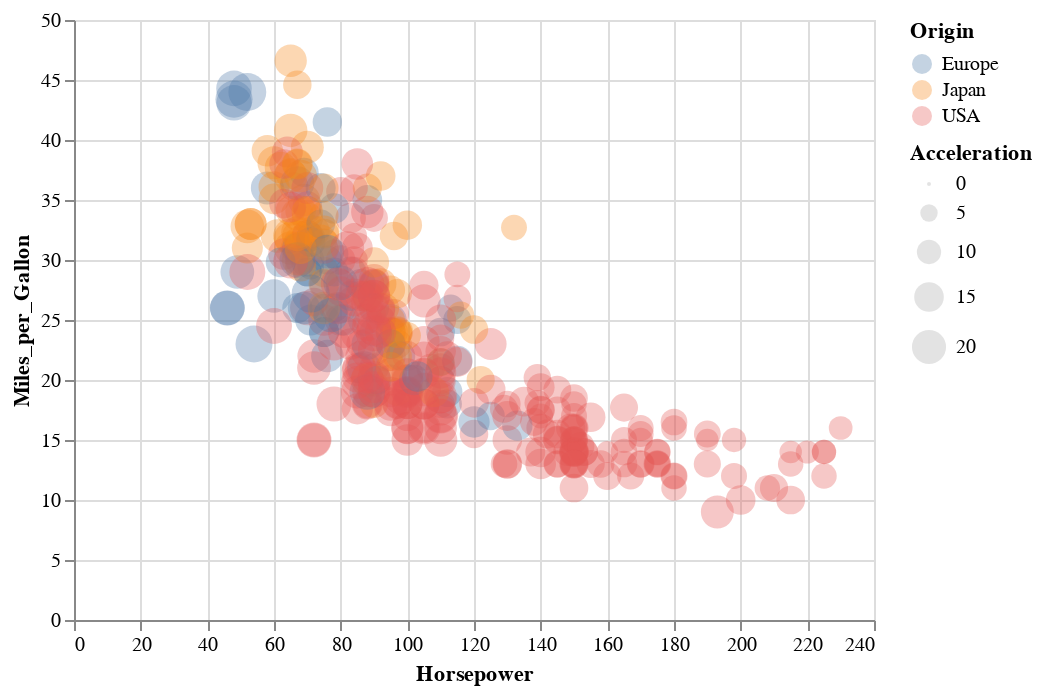

The code cell stored with this chart in its notebook:
### Code cell
alt.Chart(cars).mark_circle(opacity=.33).encode(
    x = 'Horsepower',
    y = 'Miles_per_Gallon',
    color = 'Origin',
    size = 'Acceleration'
).interactive()

### Figure 1 — Vega-Lite specification as saved in the notebook (floating-point values rounded to 4 significant figures; data arrays with more than 128 entries replaced by an {"elided": "..."} marker saying what was removed)
{"config": {"view": {"continuousWidth": 400, "continuousHeight": 300}}, "data": {"name": "data-f02450ab61490a1363517a0190416235"}, "mark": {"type": "circle", "opacity": 0.33}, "encoding": {"color": {"type": "nominal", "field": "Origin"}, "size": {"type": "quantitative", "field": "Acceleration"}, "x": {"type": "quantitative", "field": "Horsepower"}, "y": {"type": "quantitative", "field": "Miles_per_Gallon"}}, "selection": {"selector001": {"type": "interval", "bind": "scales", "encodings": ["x", "y"]}}, "$schema": "https://vega.github.io/schema/vega-lite/v4.8.1.json", "datasets": {"data-f02450ab61490a1363517a0190416235": {"elided": "406 records"}}}
